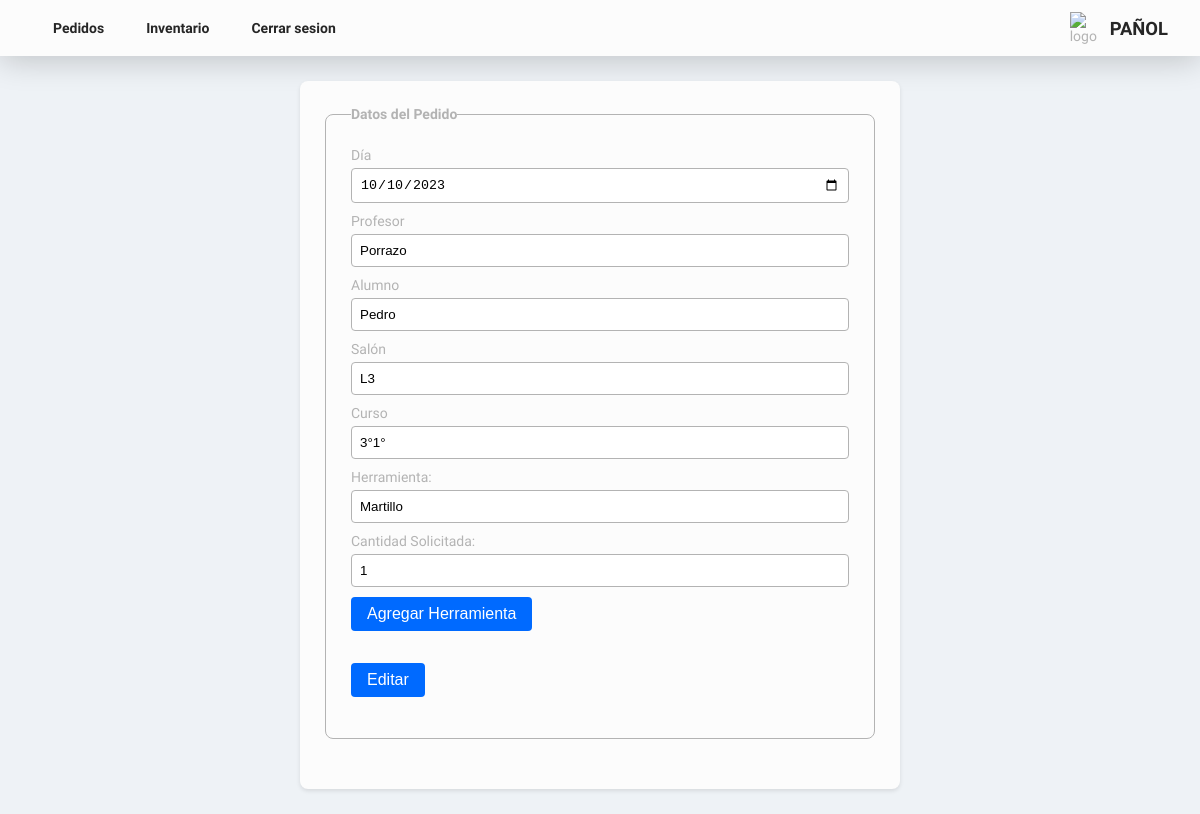
The page /pages/form_editOrders.php?edit=9 (signed in) on the database its author committed.
### tables this page shows
CREATE TABLE `pedidos` (
  `id_pedido` int(10) UNSIGNED NOT NULL,
  `dia` date DEFAULT NULL,
  `profesor` varchar(255) DEFAULT NULL,
  `alumno` varchar(255) DEFAULT NULL,
  `salon` varchar(255) DEFAULT NULL,
  `curso` varchar(255) DEFAULT NULL,
  `estado` varchar(30) DEFAULT NULL
);

CREATE TABLE `detalles_pedidos` (
  `id` int(10) UNSIGNED NOT NULL,
  `id_pedido` int(11) DEFAULT NULL,
  `id_herramienta` int(11) DEFAULT NULL,
  `herramienta` varchar(255) DEFAULT NULL,
  `cantidad_solicitada` int(11) DEFAULT NULL,
  `estado` varchar(255) DEFAULT NULL,
  `inventario` int(11) DEFAULT NULL,
  `devoluciones` varchar(25) DEFAULT NULL
);

### php/logic/logic_orders/logic_form_editOrders.php (called while the page is built, shortened)
<?php
  $id_pedido = $_GET['edit'];
  $query_order = "SELECT * FROM pedidos WHERE id_pedido = $id_pedido";
  $query_details_order = "SELECT * FROM detalles_pedidos WHERE id_pedido = $id_pedido";
  $details_order = mysqli_query($conexion, $query_details_order);
  $order = mysqli_query($conexion, $query_order);
  $row_details = mysqli_fetch_assoc($details_order);
  $row_order = mysqli_fetch_assoc($order);
?>

### pages/form_editOrders.php (the view, shortened to what this page needs)
<?php
  include('../php/connect_bd.php');
  include('../php/logic/logic_orders/logic_form_editOrders.php');
?>
<!DOCTYPE html>
<html lang="es">
  <head>
    <link rel="stylesheet" href="../assets/css/orders.css">
    <link rel="stylesheet" href="../assets/css/style.css">
    <link href="https://cdn.jsdelivr.net/npm/remixicon@3.4.0/fonts/remixicon.css" rel="stylesheet"/>
  </head>
  <body>
    <header class="hero">
    <nav class="nav">
      <ul class="nav__list">
        <li class="nav__iteam">
          <a href="orders.php" class="nav__link">Pedidos</a>
        </li>
        <li class="nav__iteam">
          <a href="inventory.php" class="nav__link">Inventario</a>
        </li>
        <li class="nav__iteam">
          <a href="../php/logout.php" class="nav__link">Cerrar sesion</a>
        </li>
      </ul>
    </nav>
    <div class="hero__logo hero__logo-0">
      <img class="hero__logo-img" src="https://avatars.githubusercontent.com/u/6693385?s=200&v=4" alt="logo" />
      <h2 class="title__hero">Pañol</h2>
    </div>
  </header>
    <main>
    <section class="form__section">
      <form id="pedidoForm" action="./form_editOrders.php" method="post">
      <fieldset class="input__container" id="fieldset">
        <legend>Datos del Pedido</legend>
        <label for="dia">Día </label>
        <input id="dia" name="dia" type="date" required value="<?php echo $row_order['dia'];?>">
        <label for="profesor">Profesor </label>
        <input id="profesor" name="profesor" type="text" required value="<?php echo $row_order['profesor'];?>">
        <label for="alumno">Alumno </label>
        <input id="alumno" name="alumno" type="text" required value="<?php echo $row_order['alumno'];?>">
        <label for="salon">Salón </label>
        <input id="salon" name="salon" type="text" required value="<?php echo $row_order['salon'];?>">
        <label for="curso">Curso </label>
        <input id="curso" name="curso" type="text" required value="<?php echo $row_order['curso'];?>">
        <div id="herramientas">
            <div>
                <label for="herramienta[]">Herramienta:</label>
                <input type="text" name="herramienta[]" required value="<?php echo $row_details['herramienta'];?>">
                <label for="cantidad_solicitada[]">Cantidad Solicitada:</label>
                <input type="number" name="cantidad_solicitada[]" required value="<?php echo $row_details['cantidad_solicitada'];?>">
            </div>
        </div>
        <button class="btn__blue" type="button" onclick="agregarHerramienta()">Agregar Herramienta</button><br><br>
        <div class="btn__container">
        <button class="btn__blue" type="submit" name="update">Editar</button>
        </div>
        </fieldset>
    </form>
  </section>
    </main>
  </body>
</html>

### assets/css/style.css (style rules this page uses)
:root { --main-background: hsl(215, 31%, 95%); --card-background: hsl(0, 0%, 99%); --title-color: hsl(0, 0%, 15%); --sub-title-color: hsl(0, 0%, 25%); --grey-text: hsl(215, 10%, 25%); --text-color: hsl(0, 0%, 70%); --text-white: hsl(0, 25%, 97%); --grey: hsl(215, 10%, 62%); --grey-hover: hsl(215, 10%, 50%); --grey-ultra-light: hsl(215, 10%, 85%); --btn-blue:hsl(215, 100%, 50%); --btn-blue-hover:hsl(215, 100%, 35%); --heebo: "heebo"; --font-regular: 400; --font-medium: 500; --font-semi-bold: 600; --font-bold: 700; --fs-2: 2rem; --fs-1-5: 1.5rem; --fs-1-15: 1.15rem; --fs-1: 1rem; --fs-0-8: 0.8rem; --border-radius-cards: 0.75rem; --shadow-color: rgba(0, 0, 0, 0.2); --box-shadow: 0px 4px 32px var(--shadow-color); --mb-0-25: 0.25rem; --mb-0-5: 0.5rem; --mb-0-75: 0.75rem; --mb-1: 1rem; --mb-1-25: 1.25rem; --mb-1-5: 1.5rem; --mb-2: 2rem; --mb-2-5: 2.5rem; --transition: color 0.4s, background-color 0.4s ease-in-out; --border-radius-btn: 4px; }
* { box-sizing: border-box; padding: 0; margin: 0; }
html { scroll-behavior: smooth; }
body { color: var(--text-color); background: var(--main-background); font-size: 14px; font-family: var(--heebo); }
a { text-decoration: none; cursor: pointer; }
.btn__blue { padding: var(--mb-0-5) var(--mb-1); font-size: var(--fs-1); border: none; background-color: var(--btn-blue); border-radius: var(--border-radius-btn); cursor: pointer; margin-bottom: 1rem; color: white; }
.hero { width: 100%; height: 7vh; background-color: var(--card-background); padding: 0 var(--mb-2); display: flex; align-items: center; justify-content: space-between; margin: 0 auto; box-shadow: var(--box-shadow); }
.hero__logo { display: flex; }
.hero__logo-0 { align-items: center; display: flex; justify-content: center; }
.hero__logo-img { display: inline; width: 35px; margin-right: 5px; }
.title__hero { font-size: var(--fs-1-15); font-weight: var(--font-bold); text-transform: uppercase; color: var(--title-color); }
.nav__list { display: flex; list-style: none; }
.nav__iteam { display: block; }
.nav__link { color: var(--title-color); margin: 5px; font-weight: var(--font-semi-bold); padding: var(--mb-0-25) var(--mb-1); border-radius: var(--border-radius-cards); transition: var(--transition); }
.form__section { padding: 25px; max-width: 600px; margin: 25px auto; background-color: var(--card-background); border-radius: 8px; box-shadow: 0 2px 4px rgba(0, 0, 0, 0.1); }
.input__container { margin-bottom: 25px; border: 1px solid var(--text-color); border-radius: 8px; padding: 25px; }
.input__container legend { font-weight: bold; }
.input__container label { display: block; margin-bottom: 5px; }
.input__container input, .input__container textarea, .input__container select { width: 100%; padding: 8px; border: 1px solid var(--text-color); border-radius: 4px; margin-bottom: 10px; box-sizing: border-box; }

### rows shown on the page
pedidos: dia "10/10/2023", profesor "Porrazo", alumno "Pedro", salon "L3", curso "3°1°"
detalles_pedidos: herramienta "Martillo", cantidad_solicitada "1"
